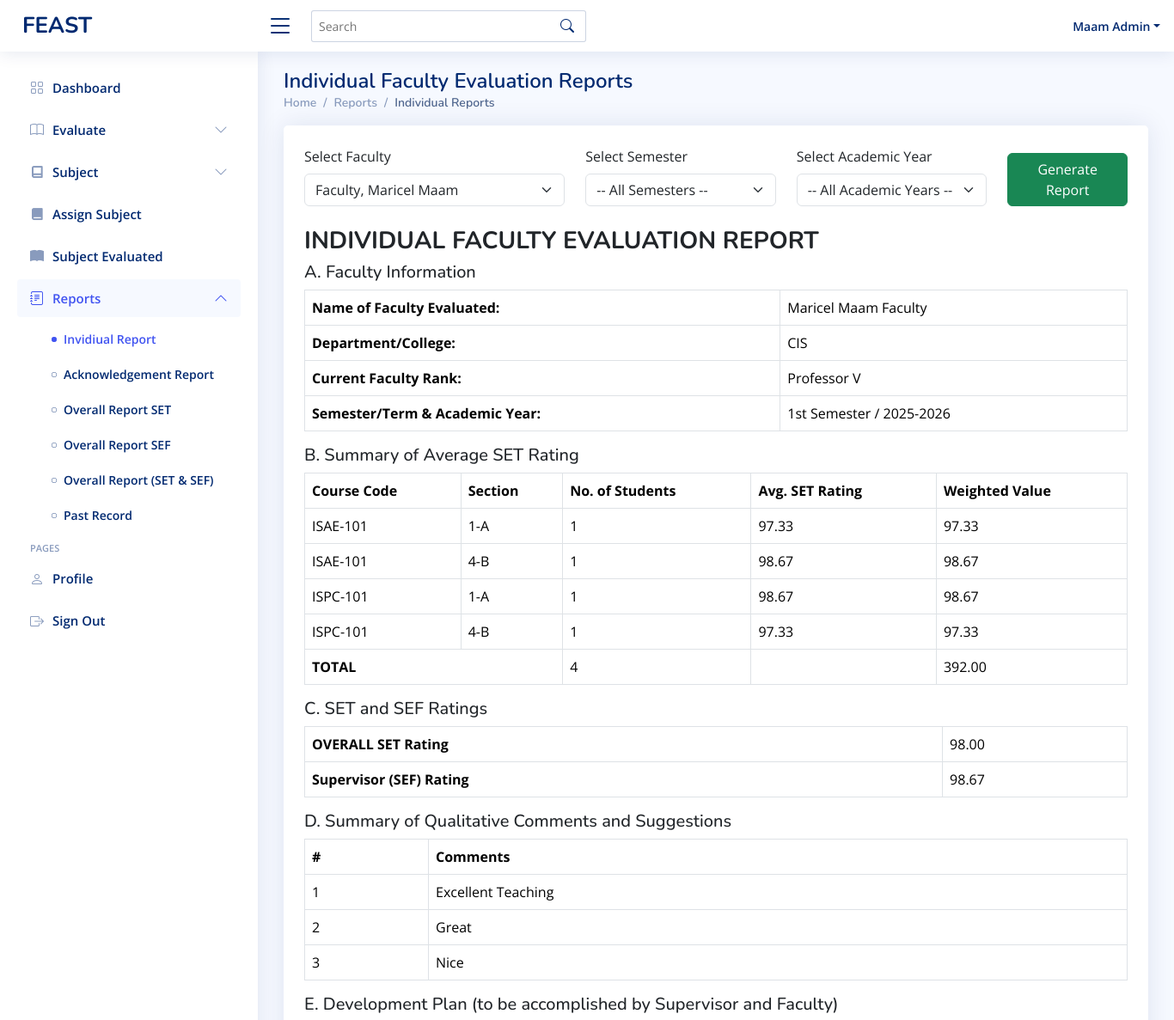
The page /admin-individualreport.php?faculty_id=001-0000-0 (signed in, upper part) on the database as committed earlier.
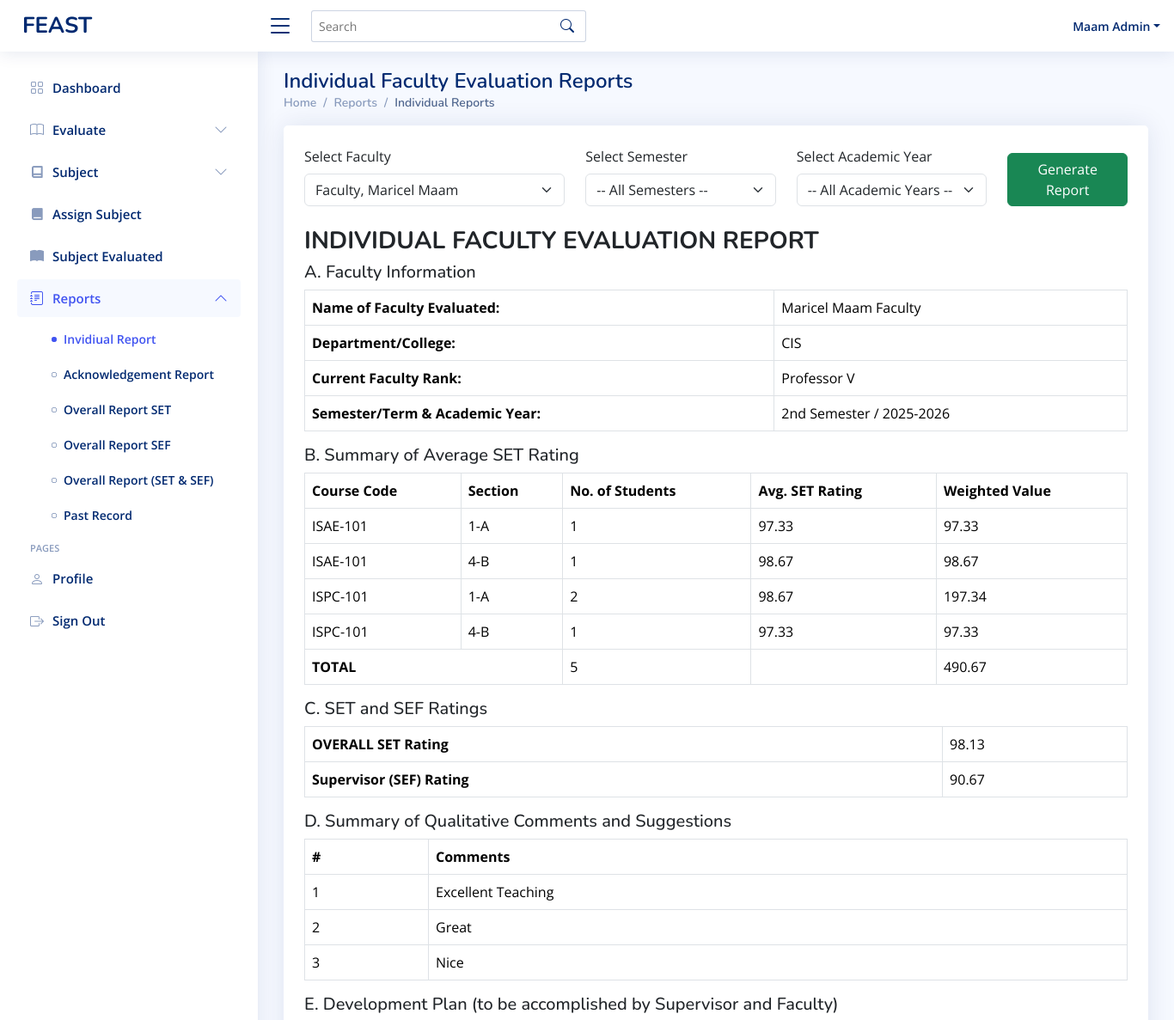
The same page on the database as committed later.
### tables this page shows
CREATE TABLE `admin_evaluation` (
  `id` int(11) NOT NULL,
  `evaluator_id` varchar(50) NOT NULL,
  `evaluatee_id` varchar(50) NOT NULL,
  `evaluator_position` varchar(50) NOT NULL,
  `academic_year` varchar(20) NOT NULL,
  `semester` enum('1st Semester','2nd Semester','Summer') NOT NULL,
  `total_score` int(11) NOT NULL,
  `computed_rating` decimal(5,2) NOT NULL,
  `comments` text DEFAULT NULL,
  `department` varchar(100) DEFAULT NULL,
  `evaluation_date` datetime DEFAULT current_timestamp()
);

### admin-individualreport.php (the view, shortened to what the changed rows need)
<?php
include 'conn/conn.php';
?>
<!DOCTYPE html>
<html lang="en">
<head>
  <?php include 'header.php' ?>
</head>
<body>
  <main id="main" class="main">
    <div class="pagetitle">
      <h1>Individual Faculty Evaluation Reports</h1>
    </div>
    <div class="card p-4 mb-4">
      <?php
      if (isset($_GET['faculty_id'])) {
        $faculty_id = $_GET['faculty_id'];
        $stmt = $conn->prepare("SELECT last_name, first_name, mid_name, department, faculty_rank FROM faculty WHERE idnumber = ?");
        $stmt->bind_param("s", $faculty_id);
        $stmt->execute();
        $stmt->bind_result($lname, $fname, $mname, $department, $faculty_rank);
        $faculty_name = "$fname $mname $lname";
        $params_types = "s";
        $params_values = [$faculty_id];
        $eval_where_clauses = ["faculty_id = ?"];
        $admin_eval_where_clauses = ["evaluatee_id = ?"];
        $eval_where_sql = implode(' AND ', $eval_where_clauses);
        $admin_eval_where_sql = implode(' AND ', $admin_eval_where_clauses);
        $semester = "N/A";
        $academic_year = "N/A";
        $admin_eval_stmt = $conn->prepare("SELECT semester, academic_year FROM admin_evaluation WHERE " . $admin_eval_where_sql . " ORDER BY evaluation_date DESC LIMIT 1");
        if ($admin_eval_stmt) {
          $admin_eval_stmt->bind_param($params_types, ...$params_values);
          $admin_eval_stmt->execute();
          $admin_eval_stmt->bind_result($sem_res, $ay_res);
          if ($admin_eval_stmt->fetch()) {
            $semester = $sem_res;
            $academic_year = $ay_res;
          }
        }
        $set_summary_query = "SELECT
                                        e.subject_code,
                                        TRIM(e.student_section) AS student_section,
                                        COUNT(*) AS num_students,
                                        ROUND(AVG(e.computed_rating), 2) AS avg_rating,
                                        ROUND(COUNT(*) * AVG(e.computed_rating), 2) AS weighted_value
                                    FROM evaluation e
                                    WHERE " . $eval_where_sql;
        $set_summary_query .= " GROUP BY e.subject_code, TRIM(e.student_section)";
        $stmt_set = $conn->prepare($set_summary_query);
        if ($stmt_set) {
          $stmt_set->bind_param($params_types, ...$params_values);
          $stmt_set->execute();
          $result = $stmt_set->get_result();
        } else {
          $result = false;
        }
        $total_students = 0;
        $total_weighted_value = 0;
        $table_rows = '';
        if ($result) {
          while ($row = mysqli_fetch_assoc($result)) {
            $subject = htmlspecialchars($row['subject_code']);
            $section = htmlspecialchars($row['student_section']);
            $students = $row['num_students'];
            $avg = number_format($row['avg_rating'], 2);
            $weighted = number_format($row['weighted_value'], 2);
            $total_students += $students;
            $total_weighted_value += $row['weighted_value'];
            $table_rows .= "<tr>
                                            <td>$subject</td>
                                            <td>$section</td>
                                            <td>$students</td>
                                            <td>$avg</td>
                                            <td>$weighted</td>
                                        </tr>";
          }
        }
        $overall_set = $total_students ? number_format($total_weighted_value / $total_students, 2) : '0.00';
        $sef_query = "SELECT AVG(computed_rating) as sef_rating FROM admin_evaluation WHERE " . $admin_eval_where_sql;
        $stmt_sef = $conn->prepare($sef_query);
        $sef_rating = 0;
        if ($stmt_sef) {
          $stmt_sef->bind_param($params_types, ...$params_values);
          $stmt_sef->execute();
          $sef_result = $stmt_sef->get_result();
          $sef_rating = mysqli_fetch_assoc($sef_result)['sef_rating'] ?? 0;
          $sef_rating = number_format($sef_rating, 2);
        }
        $comments_query = "SELECT comment FROM evaluation WHERE " . $eval_where_sql . " AND comment IS NOT NULL AND comment <> '' LIMIT 5";
        $stmt_comments = $conn->prepare($comments_query);
        if ($stmt_comments) {
          $stmt_comments->bind_param($params_types, ...$params_values);
          $stmt_comments->execute();
          $comments_q = $stmt_comments->get_result();
        } else {
          $comments_q = false;
        }
      ?>
        <h3><strong>INDIVIDUAL FACULTY EVALUATION REPORT</strong></h3>
        <h5>A. Faculty Information</h5>
        <table class="table table-bordered">
          <tr>
            <th>Name of Faculty Evaluated:</th>
            <td><?= htmlspecialchars($faculty_name) ?></td>
          </tr>
          <tr>
            <th>Department/College:</th>
            <td><?= htmlspecialchars($department) ?></td>
          </tr>
          <tr>
            <th>Current Faculty Rank:</th>
            <td><?= htmlspecialchars($faculty_rank) ?></td>
          </tr>
          <tr>
            <th>Semester/Term & Academic Year:</th>
            <td><?= htmlspecialchars($semester) ?> / <?= htmlspecialchars($academic_year) ?></td>
          </tr>
        </table>
        <h5>B. Summary of Average SET Rating</h5>
        <table class="table table-bordered">
          <thead>
            <tr>
              <th>Course Code</th>
              <th>Section</th>
              <th>No. of Students</th>
              <th>Avg. SET Rating</th>
              <th>Weighted Value</th>
            </tr>
          </thead>
          <tbody>
            <?= $table_rows ?>
            <tr>
              <th colspan='2'>TOTAL</th>
              <td><?= $total_students ?></td>
              <td></td>
              <td><?= number_format($total_weighted_value, 2) ?></td>
            </tr>
          </tbody>
        </table>
        <h5>C. SET and SEF Ratings</h5>
        <table class="table table-bordered">
          <tr>
            <th>OVERALL SET Rating</th>
            <td><?= $overall_set ?></td>
          </tr>
          <tr>
            <th>Supervisor (SEF) Rating</th>
            <td><?= $sef_rating ?></td>
          </tr>
        </table>
        <h5>D. Summary of Qualitative Comments and Suggestions</h5>
        <table class="table table-bordered">
          <tr>
            <th>#</th>
            <th>Comments</th>
          </tr>
          <?php
          $count = 1;
          if ($comments_q) {
            while ($row = mysqli_fetch_assoc($comments_q)) {
              echo "<tr><td>{$count}</td><td>" . htmlspecialchars($row['comment']) . "</td></tr>";
              $count++;
            }
          }
          ?>
        </table>
        <h5>E. Development Plan (to be accomplished by Supervisor and Faculty)</h5>
        <br>
      <?php } ?>
    </div>
  </main>
</body>
</html>

Rows that differ between the two databases and show on the page:
removed admin_evaluation: semester "1st Semester", academic_year "2025-2026"
added admin_evaluation: semester "2nd Semester", academic_year "2025-2026"
Other text that changed with them:
$total_students: "4" → "5"
$total_weighted_value: "392.00" → "490.67"
$overall_set: "98.00" → "98.13"
$sef_rating: "98.67" → "90.67"
new list line: "ISPC-101 1-A 2 98.67 197.34"
list line gone: "ISPC-101 1-A 1 98.67 98.67"
